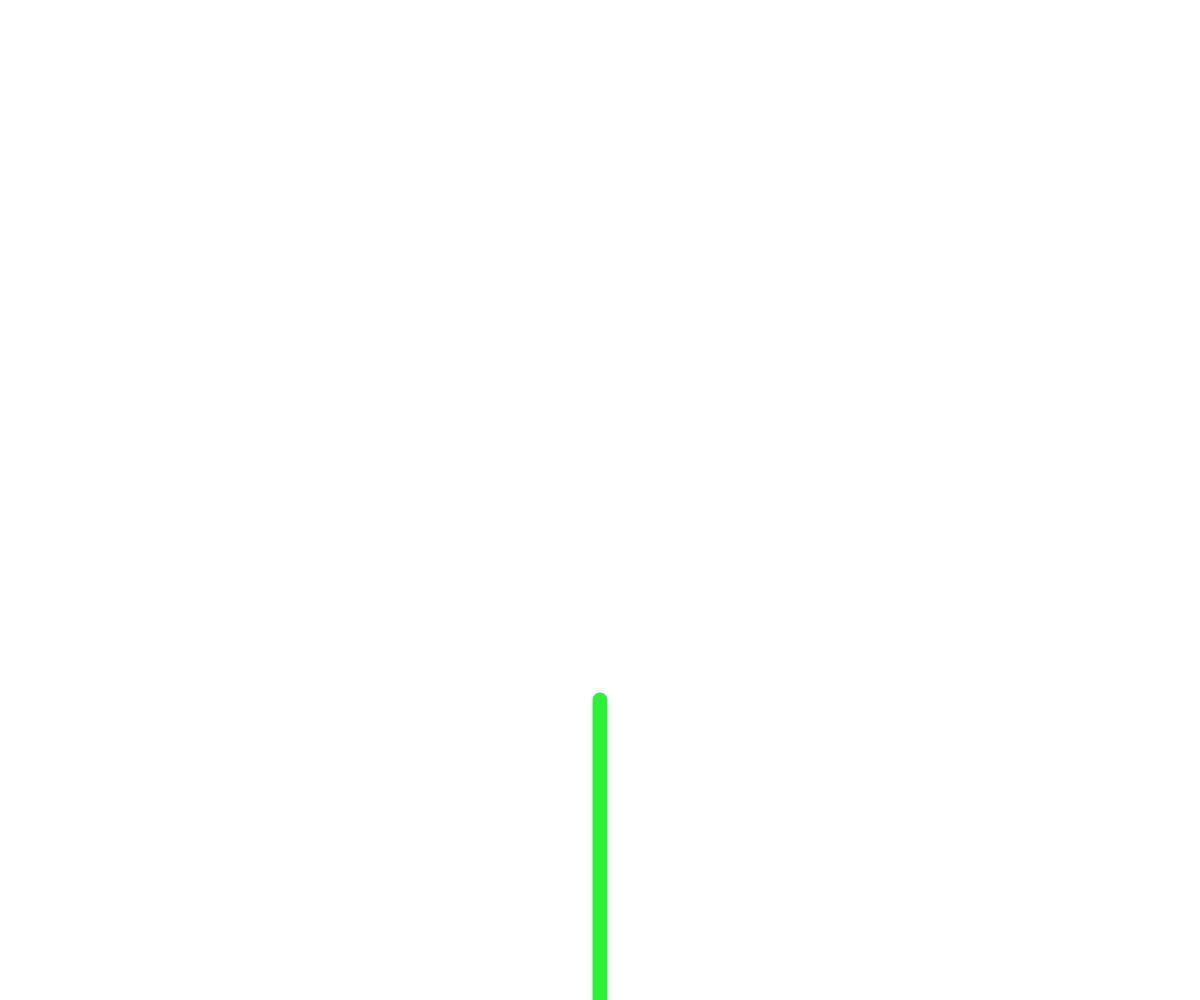
Frame 1 (no input)
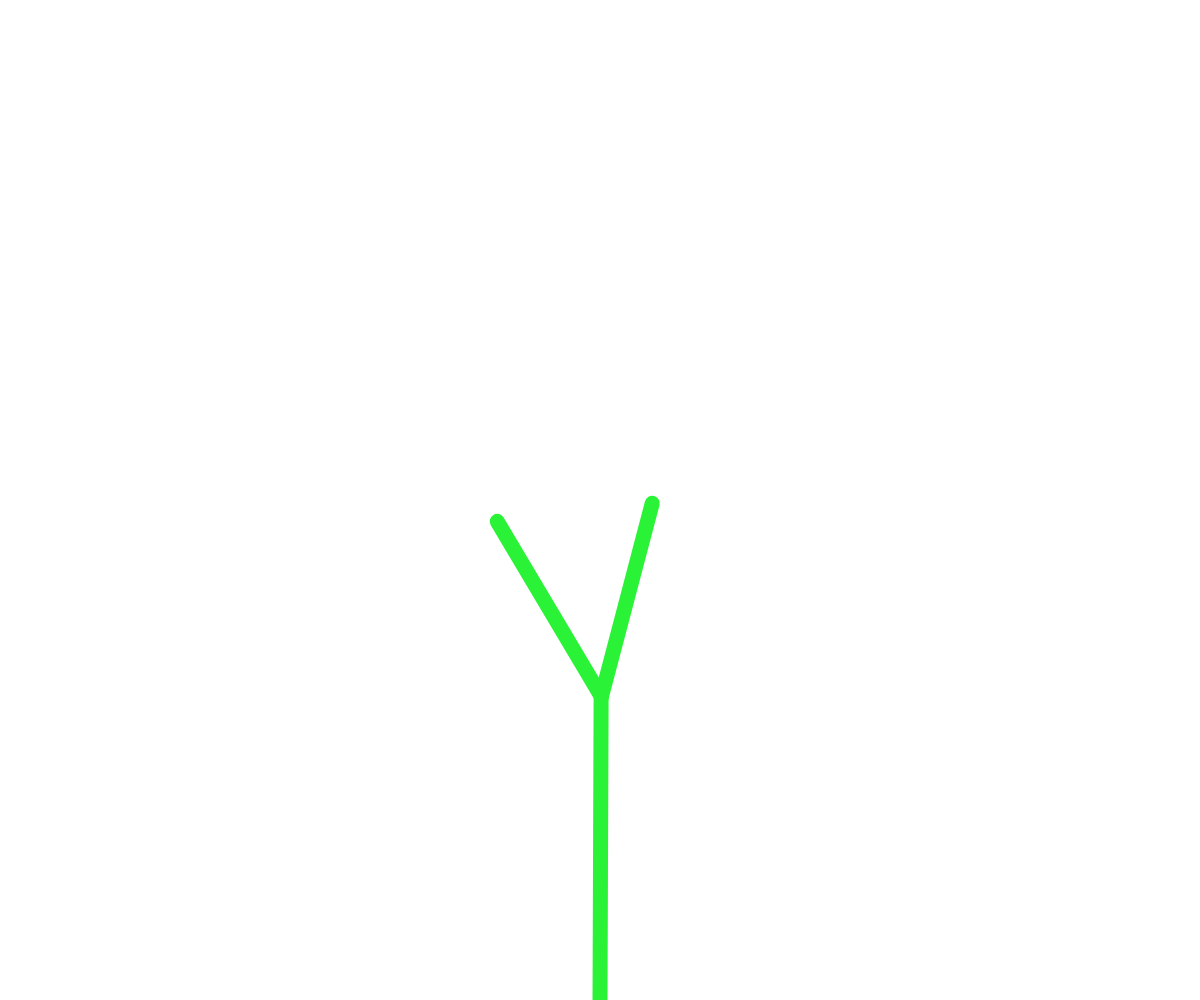
Frame 60 (no input)
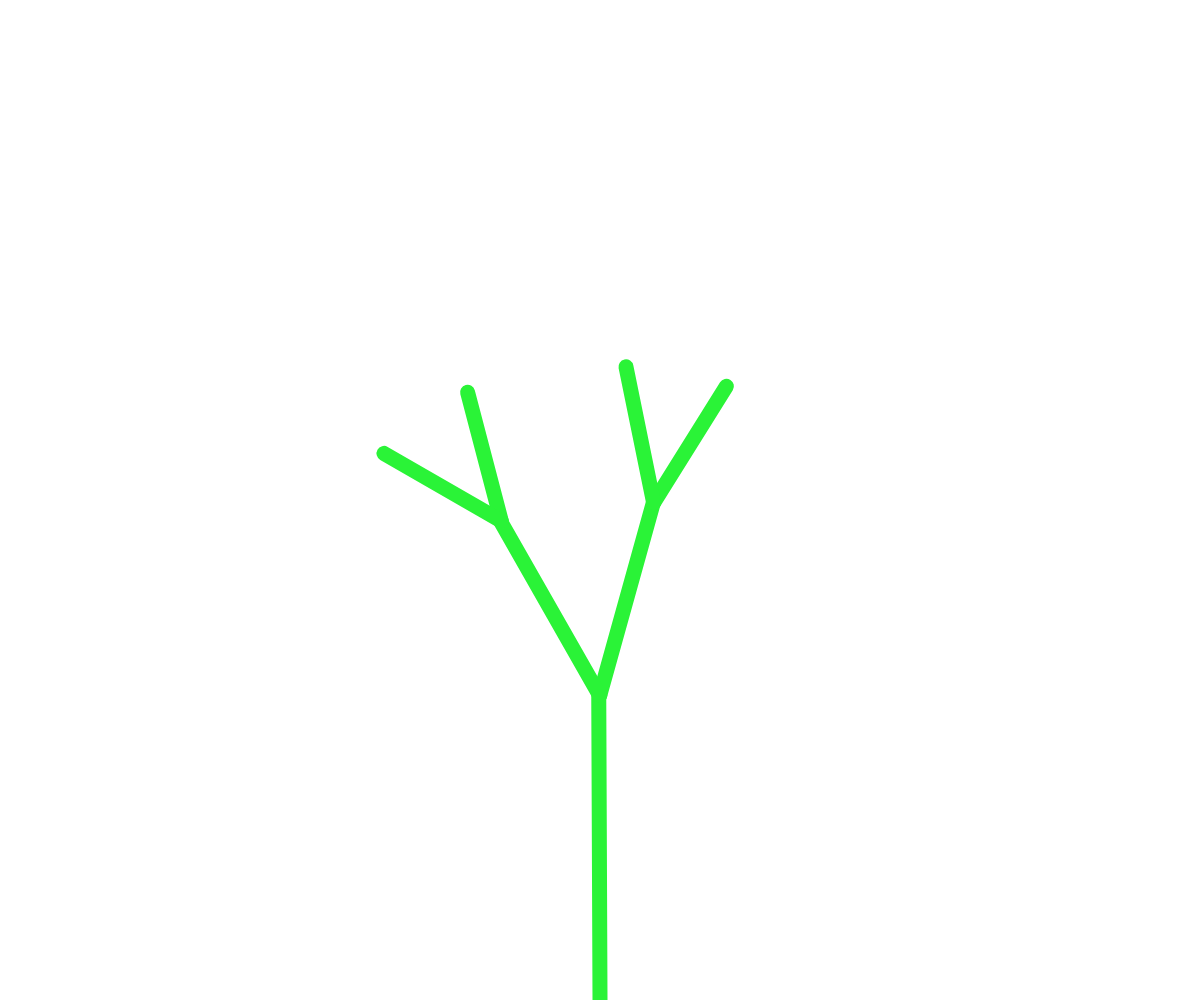
Frame 120 (the mouse pressed at the canvas centre since frame 60)

The p5.js sketch that drew these frames (run headless with seeded random() and noise() and a simulated clock; from frame 60 on, the mouse is pressed at the canvas centre):

// p5.js sketch
// ── sketch.js
// Coding Rainbow
// Daniel Shiffman
// http://patreon.com/codingtrain
// Code for: https://youtu.be/fcdNSZ9IzJM

let tree = [];
let leaves = [];

let count = 0;


function setup() {
  createCanvas(windowWidth, windowHeight);
  let a = createVector(width / 2, height);
  let b = createVector(width / 2, height - 300);
  let root = new Branch(a, b);

  tree[0] = root;

  
  
}

function iterateTree() {
  for (let i = tree.length-1; i >= 0; i--) {
    if (!tree[i].finished && frameCount<350) {
      tree.push(tree[i].branchA());
      tree.push(tree[i].branchB());
    }
    tree[i].finished = true;
  }
  count++;

  if (count === 6) {
    for (var i = 0; i < tree.length; i++) {
      if (!tree[i].finished) {
        let leaf = tree[i].end.copy();
        leaves.push(leaf);
      }
    }
  }

}

function draw() {
    clear();

  for (var i = 0; i < tree.length; i++) {
    tree[i].show();
    tree[i].jitter();
  }

 

  

  let leafAngle=0;

  for (var i = 0; i < leaves.length; i++) {
    fill("#2af337");
    noStroke();
    push();
    translate(leaves[i].x, leaves[i].y);
    rotate(leafAngle);
    console.log(leafAngle[i])
    ellipse(0, 0, 15, 30);
    pop();
    leaves[i].y += random(0, 2);
    leafAngle+=PI/3;
  }

  if (frameCount%50==0){
    iterateTree();
  }
  if (frameCount%200==0){
    redraw(0);
  }


  

}
// ── branch.js
class Branch {

    constructor(begin, end) {
      this.begin = begin;
      this.end = end;
      this.finished = false;
    }
  
    jitter() {
      this.end.x += random(-1, 1);
      this.end.y += random(-1, 1);
    }
  
    show() {
      stroke("#2af337");
      strokeWeight(15);
      line(this.begin.x, this.begin.y, this.end.x, this.end.y);
    }
  
    branchA() {
      let dir = p5.Vector.sub(this.end, this.begin);
      dir.rotate(PI / 12);
      dir.mult(0.67);
      let newEnd = p5.Vector.add(this.end, dir);
      let b = new Branch(this.end, newEnd);
      return b;
    }
  
    branchB() {
      let dir = p5.Vector.sub(this.end, this.begin);
      dir.rotate(-PI / 6);
      dir.mult(0.67);
      let newEnd = p5.Vector.add(this.end, dir);
      let b = new Branch(this.end, newEnd);
      return b;
    }
  }
